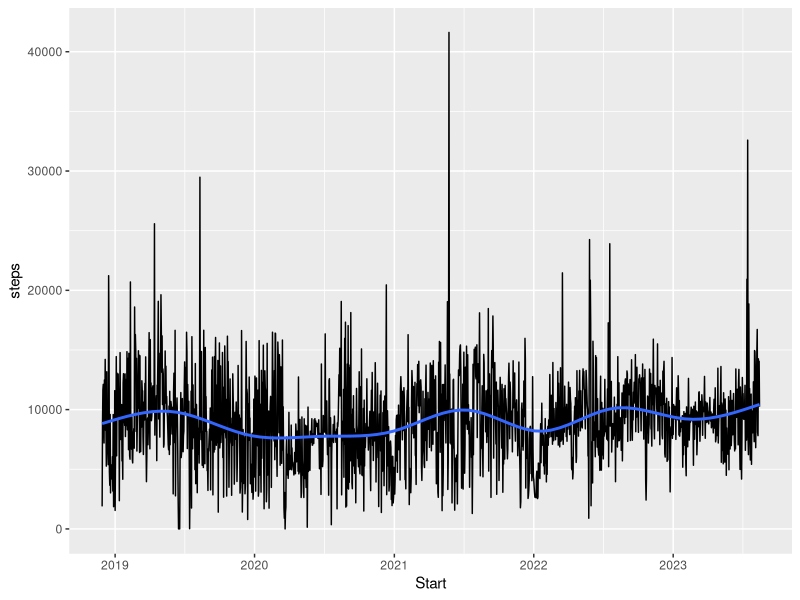
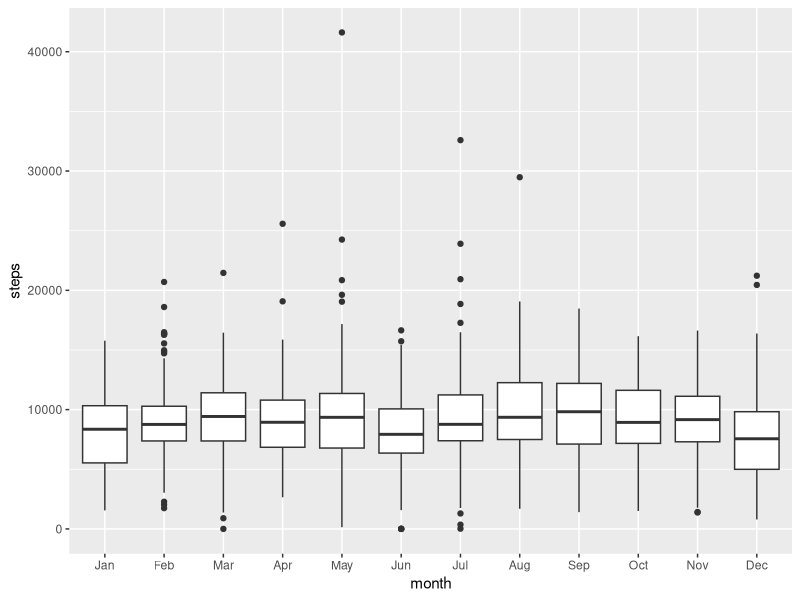
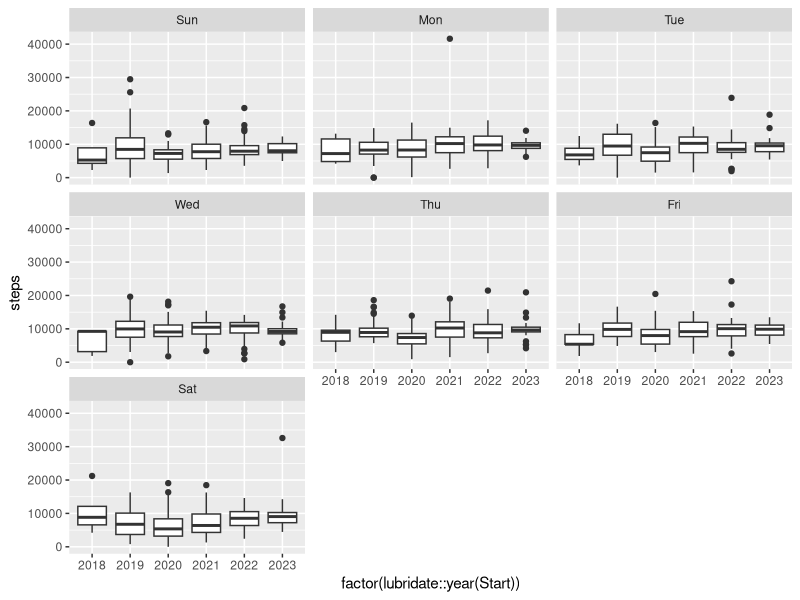
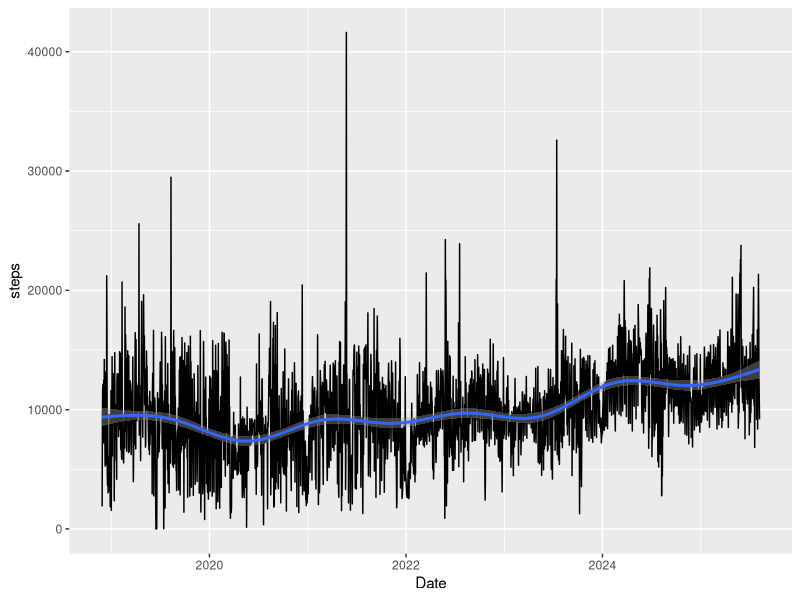
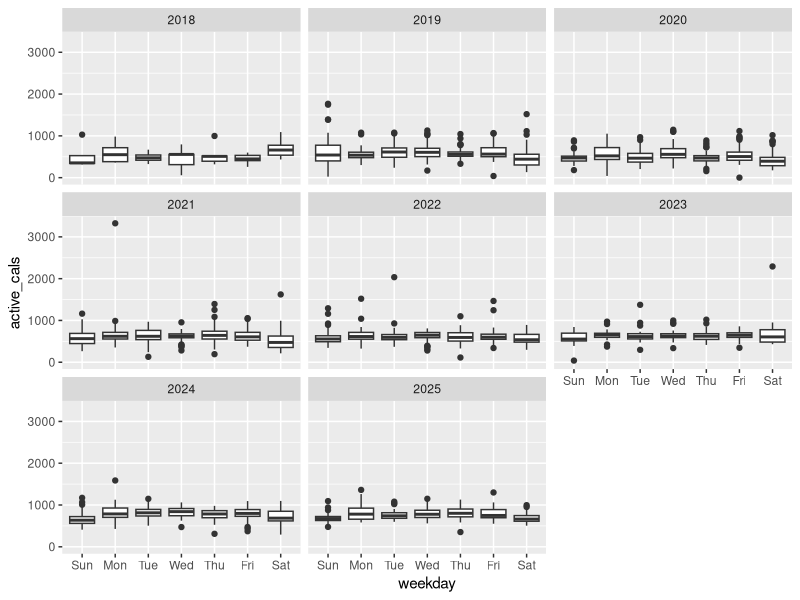

Recreate these plots in R, in order. (Note: this script raises an error after producing the figures.)





## fitness cleaning

library(tidyverse)
library(lubridate)
library(here)
fitness <- read_csv(here("data_online/fitness_data_23_08.csv"))

fitness |> View()
fitness <- fitness |> mutate(Start = mdy_hm(Start)) |>
  mutate(Start = as.Date(Start)) |>
  mutate(month = month(Start, label = TRUE),
         weekday = wday(Start, label = TRUE),
         dayofyear = yday(Start)) |>
  rename(distance = `Distance (mi)`,
         steps = `Steps (count)`,
         flights = `Flights Climbed (count)`,
         active_cals = `Active Calories (kcal)`) |>
  mutate(stepgoal = if_else(steps >= 10000, true = 1, false = 0)) |>
  select(-Finish)

ggplot(data = fitness, aes(x = Start, y = steps)) +
  geom_line() +
  geom_smooth(se = FALSE)

ggplot(data = fitness, aes(x = month, y = steps)) +
  geom_boxplot()

ggplot(data = fitness, aes(x = factor(lubridate::year(Start)), y = steps)) +
  geom_boxplot() +
  facet_wrap(~ weekday)


fitness <- read_csv(here("data_online/fitness_data_8_7_25.csv"))
fitness_clean <- fitness |> mutate(Date = mdy_hm(Date)) |>
  mutate(Date = as.Date(Date)) |>
  mutate(month = month(Date, label = TRUE),
         weekday = wday(Date, label = TRUE),
         dayofyear = yday(Date),
         year = year(Date)) |>
  rename(distance = `Walking + Running Distance (mi)`,
         steps = `Step Count (steps)`,
         flights = `Flights Climbed (count)`,
         active_cals = `Active Energy (kcal)`) |>
  mutate(stepgoal = if_else(steps >= 10000, true = 1, false = 0)) |>
  select(-`Heart Rate [Min] (bpm)`, -`Heart Rate [Max] (bpm)`,
         -`Heart Rate [Avg] (bpm)`) |>
  filter(!(is.na(active_cals) & is.na(flights) & is.na(steps) & is.na(distance)))

ggplot(data = fitness_clean, aes(x = Date, y = steps)) +
  geom_line() +
  geom_smooth()

fitness_small <- fitness_clean |>
  filter(year == 2025 & month %in% c("Jan", "Feb", "Mar"))
ggplot(data = fitness_clean, aes(x = weekday, y = active_cals)) +
  geom_boxplot() +
  facet_wrap(~ year)

write_csv(fitness_clean, here("data_online/higham_fitness_clean.csv"))



fitness <- read_csv("data_online/fitness_data_8_7_25.csv")

fitness_notclean <- fitness |> mutate(Date = mdy_hm(Date)) |>
  mutate(Date = as.Date(Date)) |>
  mutate(month = month(Date, label = TRUE),
         weekday = wday(Date, label = TRUE),
         dayofyear = yday(Date),
         year = year(Date)) |>
  rename(distance = `Walking + Running Distance (mi)`,
         steps = `Step Count (steps)`,
         flights = `Flights Climbed (count)`,
         active_cals = `Active Energy (kcal)`) |>
  mutate(stepgoal = if_else(steps >= 10000, true = 1, false = 0)) |>
  select(-`Heart Rate [Min] (bpm)`, -`Heart Rate [Max] (bpm)`,
         -`Heart Rate [Avg] (bpm)`) |>
  filter(!(is.na(active_cals) & is.na(flights) & is.na(steps) & is.na(distance)))

write_csv(fitness_notclean, here("data/higham_fitness_notclean.csv"))
